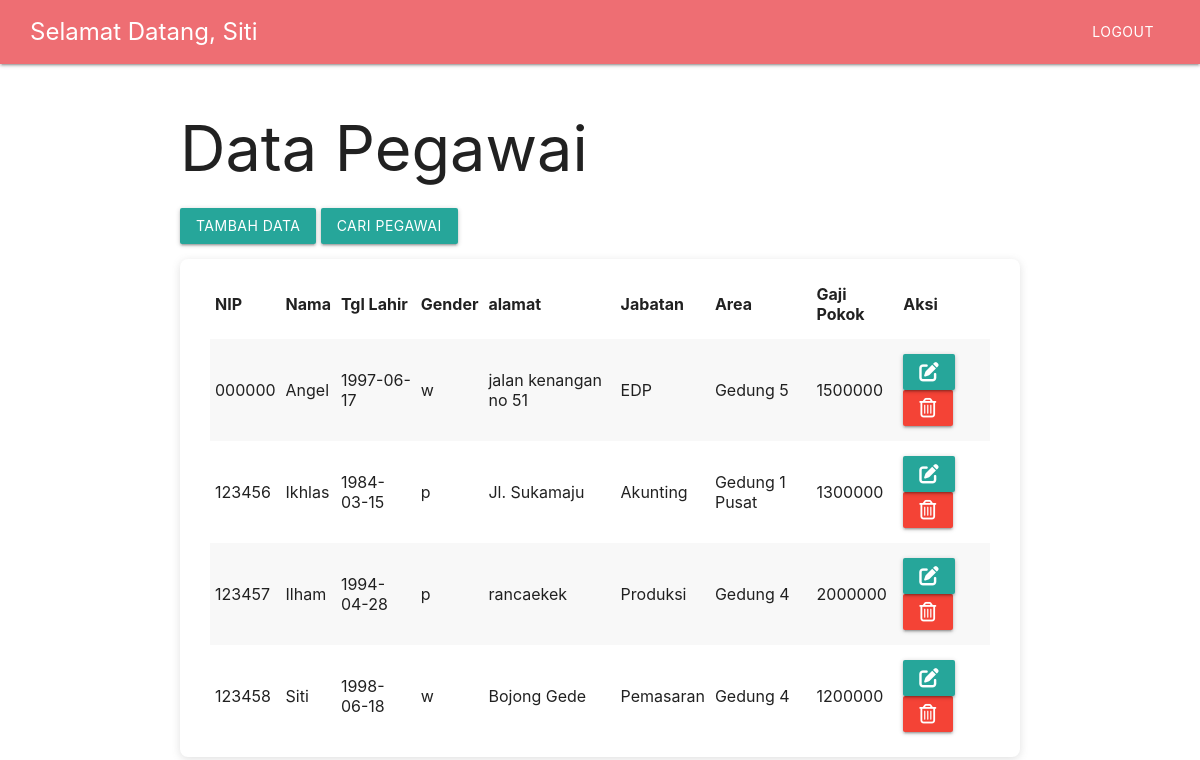
The page /index.php (signed in) on the database its author committed.
### tables this page shows
CREATE TABLE `pegawai` (
  `NIP` char(6) NOT NULL,
  `nama` varchar(35) NOT NULL,
  `password` varchar(255) NOT NULL,
  `tgl_lahir` date NOT NULL,
  `gender` enum('p','w') NOT NULL,
  `alamat` varchar(50) NOT NULL,
  `kota` varchar(25) NOT NULL,
  `tgl_masuk` date NOT NULL,
  `kode_jabatan` int(2) UNSIGNED ZEROFILL NOT NULL,
  `kode_area` int(3) UNSIGNED ZEROFILL NOT NULL
);

CREATE TABLE `jabatan` (
  `kode_jabatan` int(2) UNSIGNED ZEROFILL NOT NULL,
  `nama_jabatan` varchar(20) NOT NULL,
  `gaji_pokok` int(11) NOT NULL
);

CREATE TABLE `area` (
  `kode_area` int(3) UNSIGNED ZEROFILL NOT NULL,
  `nama_area` varchar(30) NOT NULL,
  `alamat_area` varchar(100) NOT NULL
);

### index.php (the view, shortened to what this page needs)
<?php include_once('./assets/templates/header.php') ?>
<h1>Data Pegawai</h1>
<?php
$db = OpenCon();
if ($db->connect_errno == 0) {
    $sql = "SELECT p.nip,p.nama,p.tgl_lahir, p.gender, p.alamat, j.nama_jabatan, a.nama_area, j.gaji_pokok
    FROM pegawai p JOIN jabatan j ON p.kode_jabatan=j.kode_jabatan
    JOIN area a ON p.kode_area=a.kode_area
    WHERE nip <> 'admin'";
    $res = $db->query($sql);
    if ($res) {
        $data = $res->fetch_all(MYSQLI_ASSOC);
?>
<a class="waves-effect waves-light btn " href="./pegawai-form-tambah.php" role="button">Tambah Data</a>
<a class="waves-effect waves-light btn " href="./pegawai-view-cari.php" role="button">Cari Pegawai</a>
<div id="pegawai-view">
    <table class="striped">
        <thead>
            <tr>
                <th>NIP</th>
                <th>Nama</th>
                <th>Tgl Lahir</th>
                <th>Gender</th>
                <th>alamat</th>
                <th>Jabatan</th>
                <th>Area</th>
                <th>Gaji Pokok</th>
                <th>Aksi</th>
            </tr>
        </thead>
        <tbody>
            <?php foreach ($data as $barisdata) {  ?>
            <tr>
                <td><?= $barisdata["nip"];?></td>
                <td><?= $barisdata["nama"];?></td>
                <td><?= $barisdata["tgl_lahir"];?></td>
                <td><?= $barisdata["gender"];?></td>
                <td><?= $barisdata["alamat"];?></td>
                <td><?= $barisdata["nama_jabatan"];?></td>
                <td><?= $barisdata["nama_area"];?></td>
                <td><?= $barisdata["gaji_pokok"];?></td>
                <td>
                    <a class="waves-effect waves-light btn" href="pegawai-form-edit.php?nip=<?= $barisdata["nip"]; ?>">
                        <i class="fas fa-edit"></i>
                    </a>
                    <button onclick="handlingModalDelete(event)" data-nip="<?= $barisdata["nip"]; ?>"
                        data-target="modalDelete" class="btn modal-trigger red"><i
                            class="far fa-trash-alt"></i></button>
                </td>
            </tr>
            <?php } ?>
        </tbody>
    </table>
</div>
<?php
    } else echo "Gagal Eksekusi SQL" . (DEVELOPMENT ? " : " . $db->error : "") . "<br>";
} else echo "Gagal koneksi" . (DEVELOPMENT ? " : " . $db->connect_error : "") . "<br>";
?>
</div>
<?php include_once('./assets/templates/footer.php') ?>

### assets/styles/main.css (style rules this page uses)
* { padding: 0; margin: 0; box-sizing: border-box; }
i { pointer-events: none; }
#pegawai-view { box-shadow: rgba(99, 99, 99, 0.2) 0px 2px 8px 0px; border-radius: 8px; padding: 10px 30px; margin-top: 15px; margin-bottom: 200px; }

### rows shown on the page
pegawai: NIP "000000", nama "Angel", tgl_lahir "1997-06-17", gender "w", alamat "jalan kenangan no 51", kode_jabatan.nama_jabatan "EDP", kode_area.nama_area "Gedung 5", kode_jabatan.gaji_pokok "1500000"
pegawai: NIP "123456", nama "Ikhlas", tgl_lahir "1984-03-15", gender "p", alamat "Jl. Sukamaju", kode_jabatan.nama_jabatan "Akunting", kode_area.nama_area "Gedung 1 Pusat", kode_jabatan.gaji_pokok "1300000"
pegawai: NIP "123457", nama "Ilham", tgl_lahir "1994-04-28", gender "p", alamat "rancaekek", kode_jabatan.nama_jabatan "Produksi", kode_area.nama_area "Gedung 4", kode_jabatan.gaji_pokok "2000000"
pegawai: NIP "123458", nama "Siti", tgl_lahir "1998-06-18", gender "w", alamat "Bojong Gede", kode_jabatan.nama_jabatan "Pemasaran", kode_area.nama_area "Gedung 4", kode_jabatan.gaji_pokok "1200000"

### other values the page prints
$_SESSION['nama'] "Siti"
